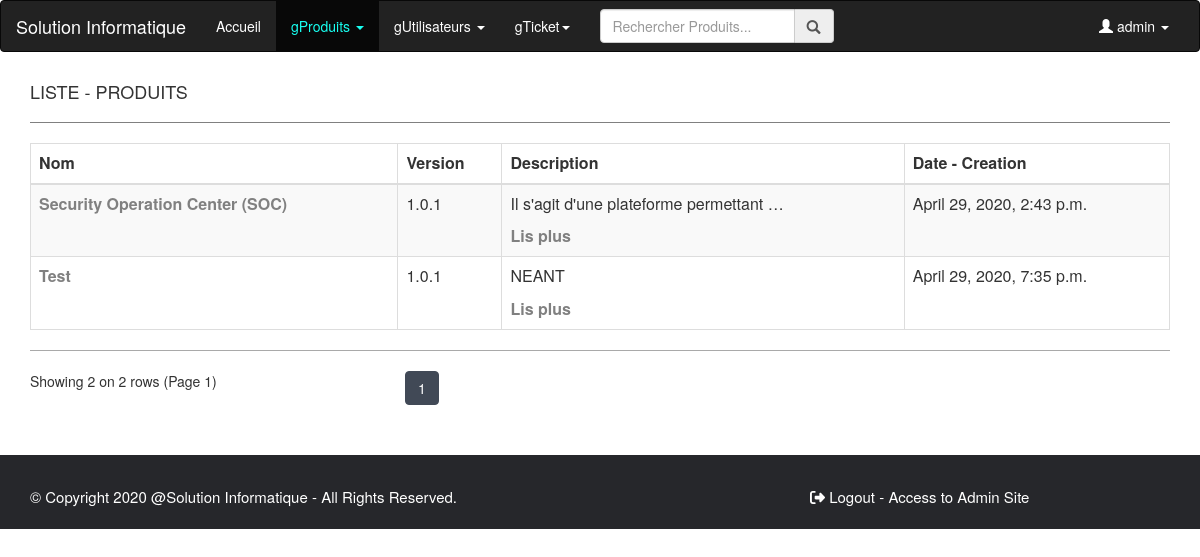
The page /gProduit/liste-des-produits (signed in) on the database its author committed.
### Gestionnaire/models.py (models this page shows, shortened)
class Produit(models.Model):
    name = models.CharField('Nom', max_length=100)
    version = models.CharField('Version', max_length=10)
    description = models.CharField('Description', max_length=300)
    dateCreation = models.DateTimeField(default=timezone.now)
    class Meta:
     unique_together = ("name", "version",)

### Gestionnaire/views.py (the view)
# urls.py: path('gProduit/liste-des-produits', views.listProduits, name='listProduits'),
@login_required
def listProduits(request):
    context = {}
    query = ""
    produits = Produit.objects.all()
    all_produits = produits.count()
    if request.GET:
        query = request.GET.get('q', '')
        context['query'] = str(query)
    if query:
        queryset = []
        queries = query.split(" ")
        for q in queries:
            objects = Produit.objects.filter(
                Q(name__icontains=q) |
                Q(version__icontains=q) |
                Q(description__icontains=q)
                ).distinct()
            for object in objects:
                queryset.append(object)
        produits = list(set(queryset))
        number_produits = len(produits)
    else:
        number_produits = produits.count()
    page = request.GET.get('page', 1)
    produits_paginator = Paginator(produits, ROW_NUMBER_PER_PAGE)
    try:
        produits = produits_paginator.page(page)
    except PageNotAnInteger:
        produits = produits_paginator.page(ROW_NUMBER_PER_PAGE)
    except EmptyPage:
        produits = produits_paginator.page(produits_paginator.num_pages)
    context[produits] = produits
    num = len(produits)
    return render(request, 'Gestionnaire/listProduits.html', locals())

### templates/Gestionnaire/listProduits.html (shortened to what this page needs)
{% extends "Gestionnaire/base.html" %}
{% load static %}
{% block home %}<li><a href="{% url 'home' %}">Accueil</a></li>{% endblock %}
{% block produit %}
<li class="active"><a href="#" class="dropdown-toggle" data-toggle="dropdown">gProduits <span class="caret"></span></a>
</li>
{% endblock %}
{% block search %}
  <input type="search" name="search" id="" placeholder="Rechercher Produits..." class="form-control">
  <span class="input-group-addon"><span class="glyphicon glyphicon-search"></span></span>
{% endblock %}
{% block content %}
<div class="row">
  <div class="col-sm-12 col-md-12">
    <h4 class="content_header">LISTE - PRODUITS</h4>
    <hr class="hr_style">
    {% if produits %}
      <table style="width: 100%;" id="example" class="table table-hover table-striped table-bordered dataTable dtr-inline collapsed" role="grid" aria-describedby="example_info">
        <thead>
          <tr role="row">
            <th class="sorting" tabindex="0" aria-controls="example" rowspan="1" colspan="1" aria-label="produitName: activer pour trier la colonne par ordre croissant">
              <font style="vertical-align: inherit;">
                <font style="vertical-align: inherit;">Nom</font>
              </font>
            </th>
            <th class="sorting" tabindex="0" aria-controls="example" rowspan="1" colspan="1" aria-label="IP Address: activer pour trier la colonne par ordre croissant">
              <font style="vertical-align: inherit;">
                <font style="vertical-align: inherit;">Version</font>
              </font>
            </th>
            <th class="sorting" tabindex="0" aria-controls="example" rowspan="1" colspan="1" aria-label="Owner: activer pour trier la colonne par ordre croissant">
              <font style="vertical-align: inherit;">
                <font style="vertical-align: inherit;">Description</font>
              </font>
            </th>
            <th class="sorting" tabindex="0" aria-controls="example" rowspan="1" colspan="1" aria-label="OS Type: activer pour trier la colonne par ordre croissant">
              <font style="vertical-align: inherit;">
                <font style="vertical-align: inherit;">Date - Creation</font>
              </font>
            </th>
          </tr>
        </thead>
        <tbody>
          {% for produit in produits %}
          <tr role="row" class="odd" style="">
            <td class="style_td"><font style="vertical-align: inherit;"><font style="vertical-align: inherit;"><a href="{% url 'updateProduits' produit.pk %}" title="Cliquez pour modifier" style="font-weight:bold;">{{ produit.name }}</a></font></font></td>
            <td class="style_td"><font style="vertical-align: inherit;"><font style="vertical-align: inherit;">{{ produit.version }}</font></font></td>
            <td class="style_td"><font style="vertical-align: inherit;"><font style="vertical-align: inherit;">{{ produit.description|safe|truncatewords:"5"|linebreaks }}<a href="{% url 'detailProduits' produit.pk %}" style="font-weight:bold;">Lis plus</a></font></font></td>
            <td class="style_td"><font style="vertical-align: inherit;"><font style="vertical-align: inherit;">{{ produit.dateCreation }}</font></font></td>
          </tr>
          {% endfor %}
        </tbody>
      </table>
    {% endif %}
    <hr class="hr_under_table">
      <div class="row">
        <p class="col-sm-12 col-md-4">
        Showing {{ num }} on {{ number_produits }} rows  (Page {{ page }})
        </p>
        <div class="d-flex flex-column m-auto pagination mt-5 col-sm-12 col-md-8">
          <nav aria-label="Page navigation">
            <ul class="pagination pg-grey justify-content-center">
              {% for i in produits.paginator.page_range %}
                {% if produits.number == i %}
                  <li class="page-item active"><a class="page-link">{{ i }}</a></li>
                {% endif %}
              {% endfor %}
            </ul>
          </nav>
        </div>
      </div>
  </div>
</div>
{% endblock%}

### templates/Gestionnaire/base.html (shortened to what this page needs)
<html lang="en">
  <head>
    {% block css %}
      <link href="../../static/css/style.css" rel="stylesheet">
    {% endblock %}
    {% block bootstrap %}
      <link rel="stylesheet" href="https://maxcdn.bootstrapcdn.com/bootstrap/3.3.7/css/bootstrap.min.css">
    {% endblock %}
    {% block font-awesome %}
      <link rel="stylesheet" href="../../static/fontawesome_free_5_13_0_web/css/all.min.css">
      <link rel="stylesheet" href="../../static/fontawesome_free_5_13_0_web/css/fontawesome.min.css">
    {% endblock %}
  </head>
  <body>
    <div class="container-fluid">
      {% block navbar %}
      <div class="row navbar navbar-inverse">
        <div class="container-fluid">
          <div class="row">
            <div class="col-lg-12">
              <div class="navbar-header">
                <a href="{% url 'home' %}" class="navbar-brand">Solution Informatique</a>
              </div>
              <div class="navbar-collapse collapse" id="mobile_menu">
                <ul class="nav navbar-nav">
                    {% block home %}{% endblock %}
                    {% block produit %}{% endblock %}
                    {% block gUtilisateurs %}
                    <li><a href="#" class="dropdown-toggle" data-toggle="dropdown">gUtilisateurs <span class="caret"></span></a>
                    </li>
                    {% endblock %}
                    {% block gTicket %}
                    <li><a href="#" class="dropdown-toggle" data-toggle="dropdown">gTicket<span class="caret"></span></a>
                    </li>
                    {% endblock %}
                </ul>
                <ul class="nav navbar-nav">
                  <li>
                    <form action="" class="navbar-form">
                      <div class="form-group">
                        <div class="input-group">
                          {% block search %}{% endblock %}
                        </div>
                      </div>
                    </form>
                  </li>
                </ul>
                <ul class="nav navbar-nav navbar-right">
                  {% if request.user.username %}
                    <li><a href="#" class="dropdown-toggle" data-toggle="dropdown"><span class="glyphicon glyphicon-user"></span> {{ request.user.username }} <span class="caret"></span></a>
                    </li>
                  {% endif %}
                </ul>
              </div>
            </div>
          </div>
        </div>
      </div>
      {% endblock %}
        <div class="container">
          {% block content %}{% endblock %}
        </div>
      <footer class=" row site-footer">
          <div class="container">
              <div class="row">
                  <div class="col-md-8 col-sm-6 col-xs-12">
                      <p class="copyright-text">
                        &copy; Copyright <span id="s_annee"></span>
                        <a href="#">@Solution Informatique</a>
                        - All Rights Reserved.
                      </p>
                  </div>
                  <div class="col-md-4 col-sm-6 col-xs-12">
                      <p class="copyright-text">
                        <a href="{% url 'logout_view' %}"><i class="fas fa-sign-out-alt"></i> Logout</a>
                        {% if request.user.is_superuser == True  %}
                          - <a href="/admin/">Access to Admin Site</a>
                        {% endif %}
                      </p>
                  </div>
              </div>
          </div>
      </footer>
    </div>
  </body>
</html>

### static/css/style.css (style rules this page uses)
.hr_style { margin-top: 20px; margin-bottom: 20px; border: 0; border-top: 1px solid grey; }
.hr_under_table { border-top: 1px solid #A9A9A9; }
.style_td a { color: grey; text-decoration: none; }
.pagination>.active>a, .pagination>.active>a:focus, .pagination>.active>a:hover, .pagination>.active>span, .pagination>.active>span:focus, .pagination>.active>span:hover { z-index: 3; color: #fff!important; cursor: default; background-color: #414956!important; border-color: #414956!important; }
.pagination>li>a, .pagination>li>span { position: relative; float: left; padding: 6px 12px; margin-left: -1px; line-height: 1.42857143; color: #414956!important; text-decoration: none; background-color: #fff; border: 1px solid #ddd; }
form { text-align: center; }
* { box-sizing:border-box; -moz-box-sizing:border-box; -webkit-box-sizing:border-box; }
body { background: #f0f0f0; }
.pagination { margin: 0!important; margin-bottom: 25px!important; }
.site-footer { background-color:#26272b; padding:30px 0 20px; font-size:15px; line-height:24px; color:#fff; }
.site-footer a { color:#fff; }
.copyright-text { margin:0 }
.navbar-inverse .navbar-nav>li>a { color: #fff!important; }
.navbar-inverse .navbar-nav>.active>a, .navbar-inverse .navbar-nav>.active>a:focus, .navbar-inverse .navbar-nav>.active>a:hover { color: #18FFF1!important; background-color: #080808; }
.navbar-inverse .navbar-brand { color: #fff!important; }

### rows shown on the page
Produit: name "Security Operation Center (SOC)", version "1.0.1", description "Il s'agit d'une plateforme permettant …", dateCreation "April 29, 2020, 2:43 p.m."
Produit: name "Test", version "1.0.1", description "NEANT", dateCreation "April 29, 2020, 7:35 p.m."

### other values the page prints
{{ request.user.username }} "admin"
{{ num }} "2"
{{ number_produits }} "2"
{{ page }} "1"
{{ i }} "1"
